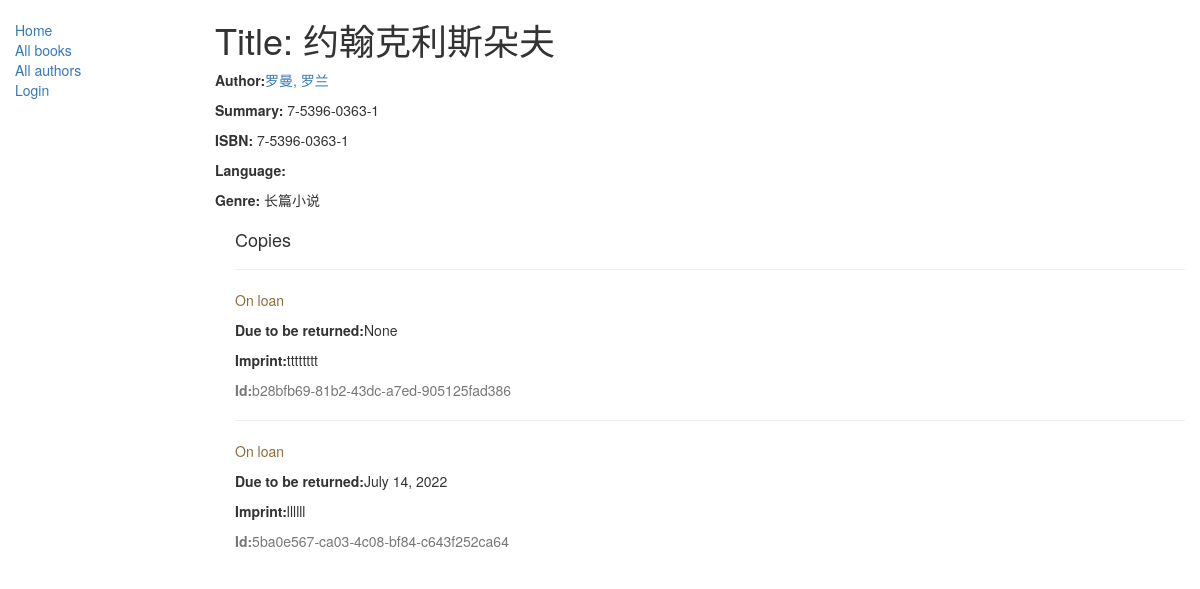
The app's page /catalog/book/4 with its own data.
### catalog/models.py (models this page shows, shortened)
class Book(models.Model):
    title = models.CharField(max_length=200)
    author = models.ForeignKey('Author', on_delete=models.SET_NULL, null=True)
    summary = models.TextField(max_length=1000, help_text="Enter a brief description of the book")
    isbn = models.CharField('ISBN', max_length=13, help_text='13 Character <a href="https://www.isbn-internationl.org/content/what-isbn">ISBN number</a>')
    genre = models.ManyToManyField(Genre, help_text="Select a genre for this book")
    def display_genre(self):
        return ','.join([genre.name for genre in self.genre.all()[:3]])
    display_genre.short_description = 'Genre'

class Author(models.Model):
    first_name = models.CharField(max_length=100)
    last_name = models.CharField(max_length=100)
    date_of_birth = models.DateField(null=True, blank=True)
    date_of_death = models.DateField('Died', null=True, blank=True)
    def __str__(self):
        return '%s, %s' % (self.last_name, self.first_name)
    class Meta:
        ordering = ['id']

class Genre(models.Model):
    name = models.CharField(max_length=200, help_text="Enter a book genre (e.g. Science Fiction, French Poetry etc.)")
    def __str__(self):
        return self.name

class BookInstance(models.Model):
    id = models.UUIDField(primary_key=True, default=uuid.uuid4, help_text="Unique ID for this particular book across whole library")
    book = models.ForeignKey('Book', on_delete=models.SET_NULL, null=True)
    imprint = models.CharField(max_length=200)
    due_back = models.DateField(null=True, blank=True)
    borrower = models.ForeignKey(User, on_delete=models.SET_NULL, null=True, blank=True)
    LOAN_STATUS =(
        ('m', 'Maintenance'),
        ('o', 'On loan'),
        ('a', 'Available'),
        ('r', 'Reserved'),
    )
    status = models.CharField(max_length=1, choices=LOAN_STATUS, blank=True, default='m', help_text='Book availability')
    class Meta:
        ordering = ["due_back"]
        permissions = (("can_mark_returned", "Set book as retruned"),)

### catalog/views.py (the view)
# urls.py: path('book/<int:pk>', views.BookDetailView.as_view(), name='book-detail'),
class BookDetailView(generic.DetailView):
    model = Book

### catalog/templates/catalog/book_detail.html
{% extends "base_generic.html" %}
{% block content %}
    <h1>Title: {{ book.title}}</h1>
    <p><strong>Author:</strong><a href="">{{ book.author }}</a> </p>
    <p><strong>Summary:</strong> {{ book.isbn }}</p>
    <p><strong>ISBN:</strong> {{ book.isbn }}</p>
    <p><strong>Language:</strong> {{ book.language }}</p>
    <p><strong>Genre:</strong> {% for genre in book.genre.all %} {{ genre }} {% if not forloop.last %}, {% endif %}{% endfor %}</p>
    <div style="margin-left:20px;margin-top:20px">
        <h4>Copies</h4>
        {% for copy in book.bookinstance_set.all %}
        <hr>
        <p class="{% if copy.status == 'a' %}text_success{% elif copy.status == 'm' %}text-danger{% else %}text-warning{% endif %}">{{ copy.get_status_display }}</p>
        {% if copy.status != 'a' %}<p><strong>Due to be returned:</strong>{{ copy.due_back }}</p>{% endif %}
        <p><strong>Imprint:</strong>{{ copy.imprint }}</p>
        <p class="text-muted"><strong>Id:</strong>{{ copy.id }}</p>
        {% endfor %}
    </div>
{% endblock %}

### records on screen
Book: title "约翰克利斯朵夫", author "罗曼, 罗兰", isbn "7-5396-0363-1"
Genre: name "长篇小说"
BookInstance: status "On loan", due_back "None", imprint "tttttttt", id "b28bfb69-81b2-43dc-a7ed-905125fad386"
BookInstance: status "On loan", due_back "July 14, 2022", imprint "llllll", id "5ba0e567-ca03-4c08-bf84-c643f252ca64"
